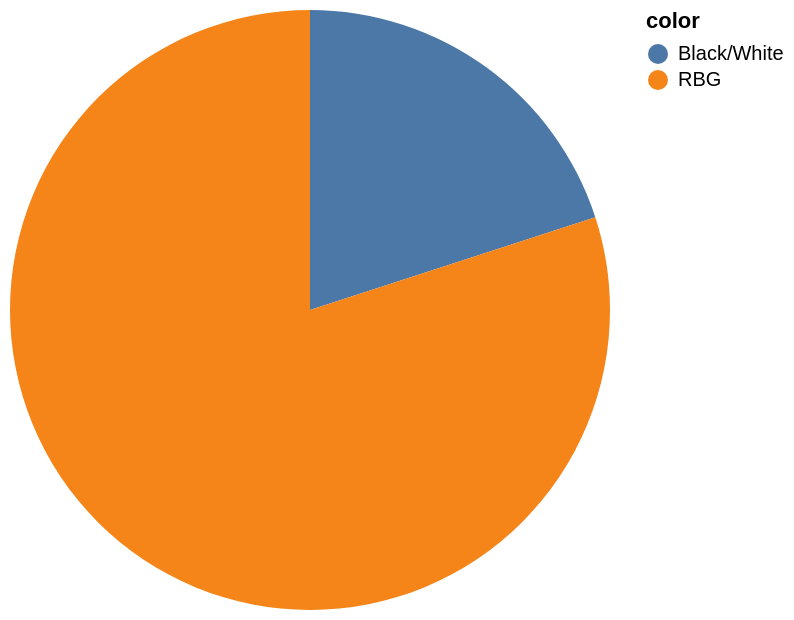

The specification (Vega-Lite) saved for this image:
### Vega-Lite specification from a JSON file in a GitHub repository (floating-point values rounded to 4 significant figures)
{"data": {"values": [{"x_data": "Black/White", "y_data": 2}, {"x_data": "RBG", "y_data": 8}]}, "mark": "arc", "encoding": {"theta": {"field": "y_data", "type": "quantitative", "title": "COUNT(color)"}, "color": {"field": "x_data", "type": "nominal", "title": "color"}}}
